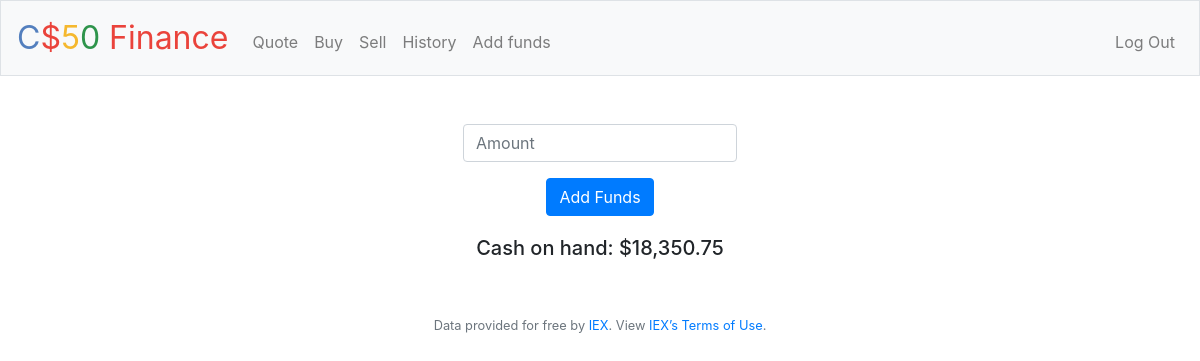
/funds (signed in), run on an earlier commit of the app's database.
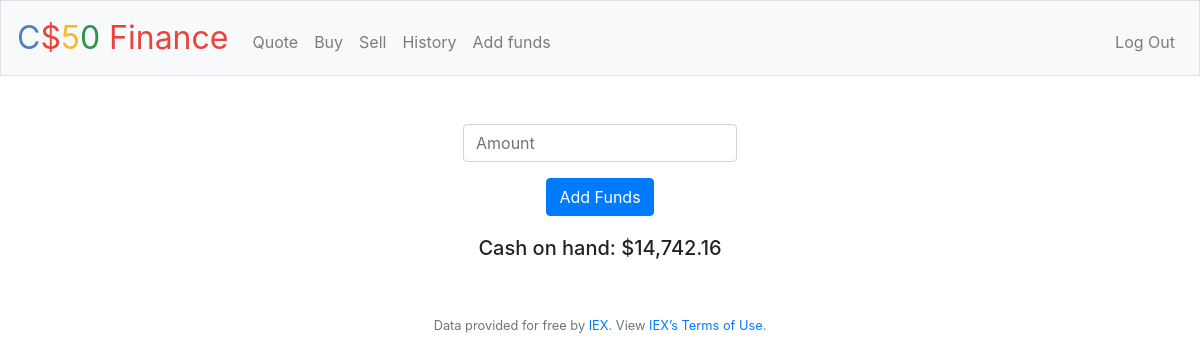
And on a later commit of the database.
### tables this page shows
CREATE TABLE users (id INTEGER, username TEXT NOT NULL, hash TEXT NOT NULL, cash NUMERIC NOT NULL DEFAULT 10000.00, PRIMARY KEY(id));

### application.py (the view, shortened to what this page needs)
@app.route("/funds", methods=["GET", "POST"])
@login_required
def add_funds():
    rows = db.execute("SELECT * FROM users WHERE id = ?", session['user_id'])
    cash = rows[0]['cash']
    if request.method == "GET":
        return render_template("add_funds.html", cash=cash)

### application.py (called while the page is built)
@app.after_request
def after_request(response):
    response.headers["Cache-Control"] = "no-cache, no-store, must-revalidate"
    response.headers["Expires"] = 0
    response.headers["Pragma"] = "no-cache"
    return response

### helpers.py (called while the page is built)
def login_required(f):
    @wraps(f)
    def decorated_function(*args, **kwargs):
        if session.get("user_id") is None:
            return redirect("/login")
        return f(*args, **kwargs)
    return decorated_function

def usd(value):
    return f"${value:,.2f}"

### templates/add_funds.html (shortened to what this page needs)
{% extends "layout.html" %}
{% block main %}
    <div class="section">
        <form action="/funds" method="post">
            <div class="form-group">
                <input autocomplete="off" class="form-control" name="funds" placeholder="Amount" type="text">
            </div>
            <button class="btn btn-primary" type="submit">Add Funds</button>
        </form>
    </div>
    <div>
        <h5>Cash on hand: {{ cash | usd }}</h5>
    </div>
{% endblock %}

What changed in the data, as far as the page shows it:
changed users: cash "$18,350.75" → "$14,742.16"
